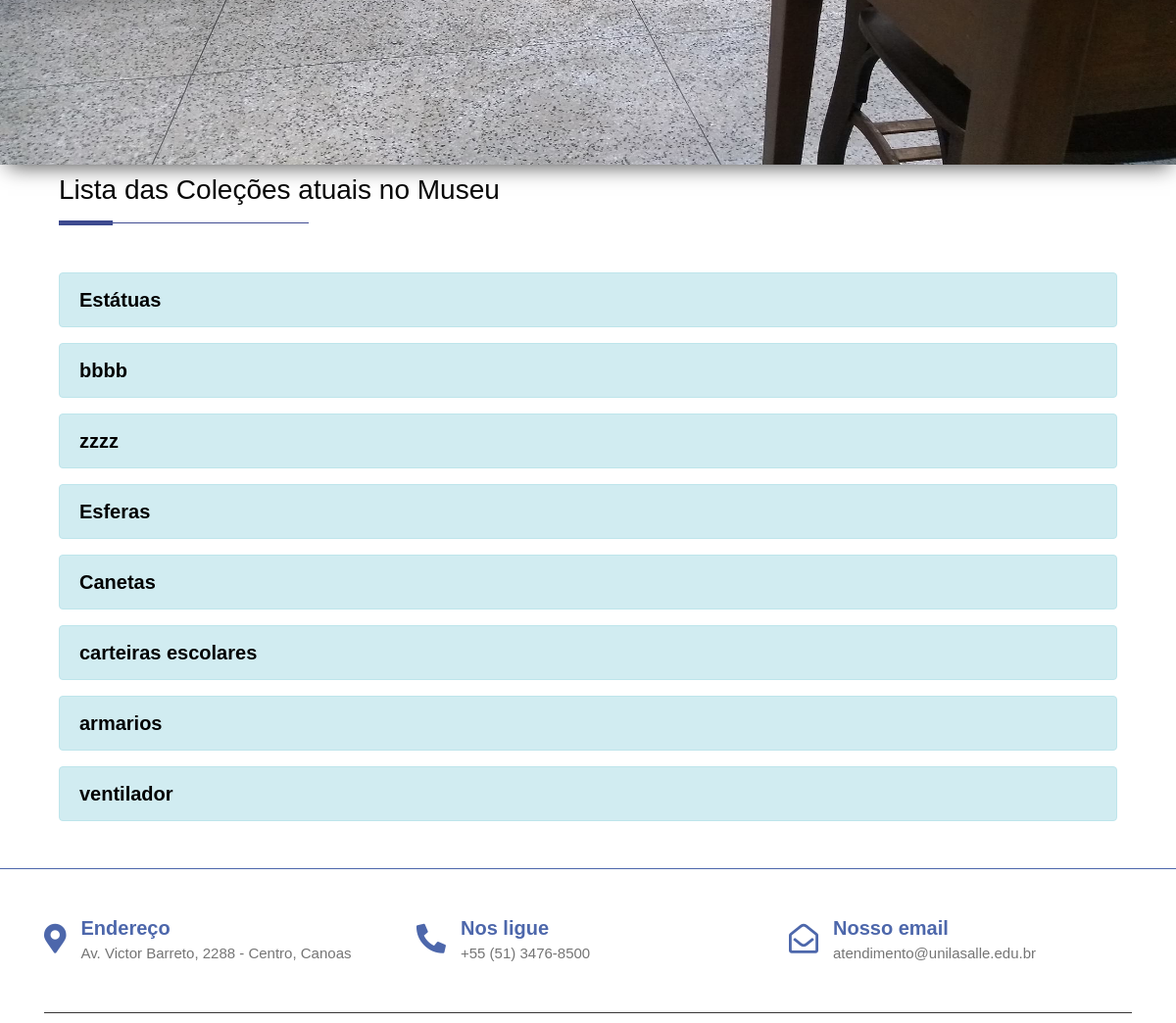
/collection/ (middle part), run on an earlier commit of the app's database.
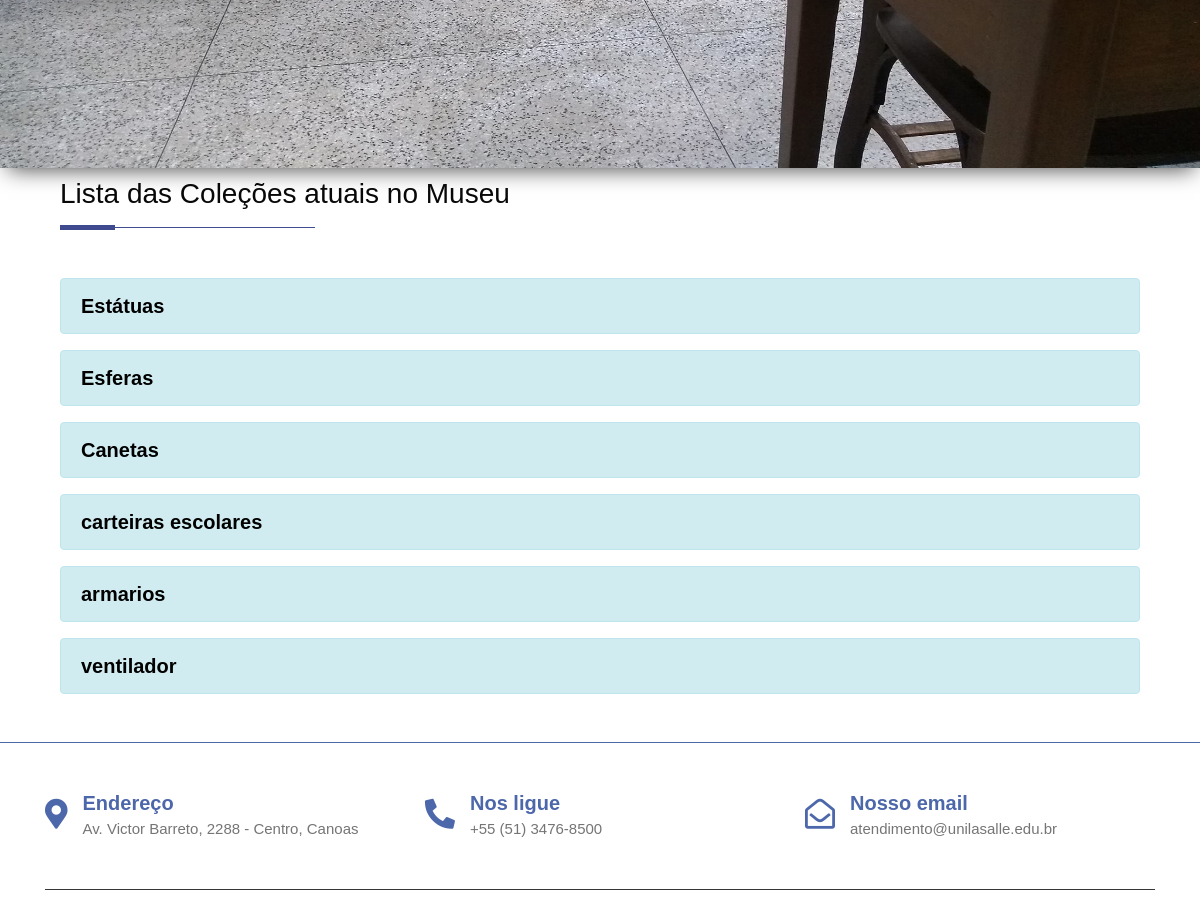
And on a later commit of the database.
### collection/models.py (models this page shows, shortened)
class Collection(models.Model):
    name = models.CharField(max_length=30, unique=True)
    slug = models.SlugField(max_length=50, default="", unique=True)
    description = RichTextField(blank=True)
    image = models.ImageField(upload_to='images/', height_field=None, width_field=None, max_length=100, default=0)
    def get_absolute_url(self):
        return reverse("collection:detail", kwargs={"slug": self.slug})

### collection/views.py (the view)
# urls.py: path("", views.CollectionListView.as_view(), name="list"),
class CollectionListView(ListView):
    model = Collection

### collection/templates/collection/collection_list.html (shortened to what this page needs)
{% extends "artifacts/base.html" %}
{% block content %}
<div class="container">
    <div class="three">
        <h1 class="mb-5">Lista das Coleções atuais no Museu</h1>
      </div>
    <div class="list-container">
        {% for collection in collection_list %}
            <div class="items-container">
                <a href="{{ collection.get_absolute_url }}">
                    <div class="items-wrap">
                        <div class="alert alert-info" role="alert">
                            <strong style="font-size: 20px; color: black;">{{ collection.name }}</strong>
                          </div>
                    </div>
                </a>
            </div>
        {% endfor %}
    </div>
</div>
{% endblock %}

What changed in the data, as far as the page shows it:
removed Collection: name "bbbb"
removed Collection: name "zzzz"
